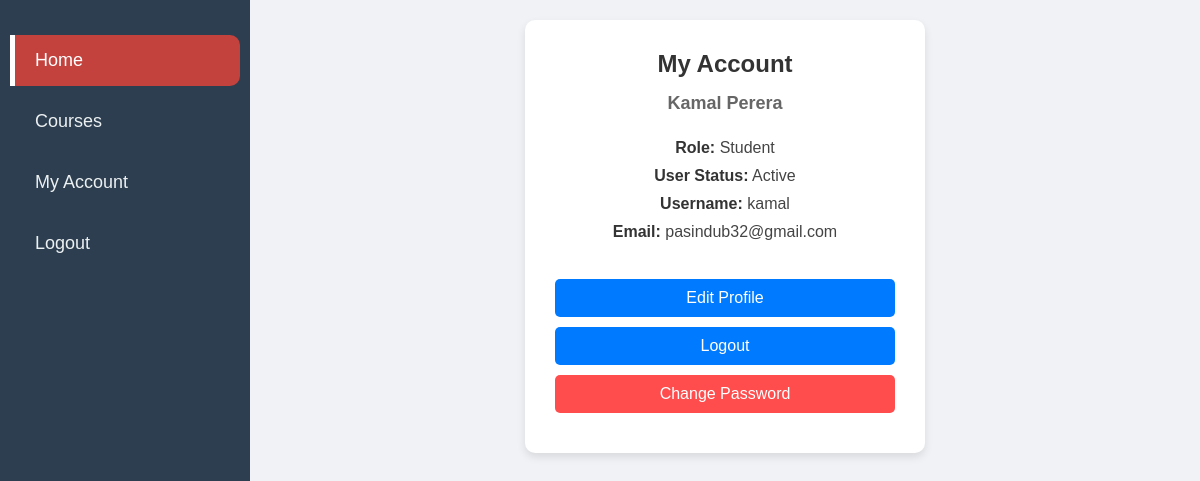
Screenshot of /templates/account.php (signed in) with the database file from the repository.
### tables this page shows
CREATE TABLE `users` (
  `id` int NOT NULL AUTO_INCREMENT,
  `name` varchar(255) DEFAULT NULL,
  `username` varchar(45) NOT NULL,
  `password` varchar(255) NOT NULL,
  `email` varchar(255) DEFAULT NULL,
  `userstatus_id` int NOT NULL DEFAULT '1',
  `roles_id` int NOT NULL,
  PRIMARY KEY (`id`),
  UNIQUE KEY `username_UNIQUE` (`username`),
  KEY `fk_user_userstatus_idx` (`userstatus_id`),
  KEY `fk_user_roles1_idx` (`roles_id`),
  CONSTRAINT `fk_user_roles1` FOREIGN KEY (`roles_id`) REFERENCES `roles` (`id`),
  CONSTRAINT `fk_user_userstatus` FOREIGN KEY (`userstatus_id`) REFERENCES `userstatus` (`id`)
);

CREATE TABLE `roles` (
  `id` int NOT NULL AUTO_INCREMENT,
  `name` varchar(45) DEFAULT NULL,
  PRIMARY KEY (`id`)
);

CREATE TABLE `userstatus` (
  `id` int NOT NULL,
  `name` varchar(45) NOT NULL,
  PRIMARY KEY (`id`)
);

### templates/account.php (the view, shortened to what this page needs)
<?php
    include_once(__DIR__ ."/../includes/sidenav.php");
    include "./../config/database.php";
    $query = $conn->prepare("
        SELECT users.name, users.username, users.email, userstatus.name as user_status, roles.name as role
        FROM users
        JOIN userstatus ON users.userstatus_id = userstatus.id
        JOIN roles ON users.roles_id = roles.id
        WHERE users.id = ?");
    $query->bind_param("i", $_SESSION['user_id']);
    $query->execute();
    $result = $query->get_result();
    $userData = $result->fetch_assoc();
?>
<!DOCTYPE html>
<html lang="en">
<head>
    <link rel="stylesheet" href="./../assets/css/account.css">
</head>
<body>
    <div class="main-content">
        <div class="profile-card">
            <h1>My Account</h1>
            <h2><?php echo htmlspecialchars($userData['name']); ?></h2>
            <div class="profile-info">
                <p><strong>Role:</strong> <?php echo htmlspecialchars($userData['role']); ?></p>
                <p><strong>User Status:</strong> <?php echo htmlspecialchars($userData['user_status']); ?></p>
                <p><strong>Username:</strong> <?php echo htmlspecialchars($userData['username']); ?></p>
                <p><strong>Email:</strong> <?php echo htmlspecialchars($userData['email']); ?></p>
                <br>
            </div>
            <div class="profile-actions">
                <a href="#">Edit Profile</a>
                <a href="./logout.php">Logout</a>
                <a href="./changePassword.php">Change Password</a>
            </div>
        </div>
    </div>
</body>
</html>

### assets/css/sidenav.css (style rules this page uses)
* { box-sizing: border-box; margin: 0; padding: 0; }
body { font-family: Arial, sans-serif; background-color: #f4f4f4; }
.main-content { margin-left: 250px; padding: 20px; transition: margin-left 0.3s ease-in-out; }

### assets/css/account.css (style rules this page uses)
* { box-sizing: border-box; margin: 0; padding: 0; font-family: Arial, sans-serif; }
body { background-color: #f0f2f5; }
.profile-card { margin: auto; background-color: #fff; padding: 30px; border-radius: 10px; box-shadow: 0 4px 8px rgba(0, 0, 0, 0.1); width: 400px; text-align: center; }
.profile-card h1 { font-size: 24px; margin-bottom: 15px; color: #333; }
.profile-card h2 { font-size: 18px; margin-bottom: 25px; color: #666; }
.profile-info p { font-size: 16px; margin-bottom: 10px; color: #444; }
.profile-info p strong { color: #333; }
.profile-actions a { display: block; margin: 10px 0; padding: 10px 20px; background-color: #007bff; color: white; text-decoration: none; border-radius: 5px; transition: background-color 0.3s ease; }
.profile-actions a:last-child { background-color: #ff4d4d; }

### rows the page displays
users: name "Kamal Perera", roles.name "Student", userstatus.name "Active", username "kamal", email "pasindub32@gmail.com"
